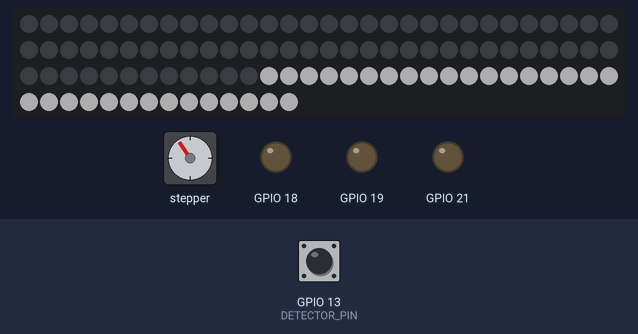
Simulated run of this program. Board: ESP32. Parts: 104 RGB LEDs in strip order, left to right, continuing on the next row, stepper motor, output pins drawn as LEDs (lit = HIGH). The inputs (shaded band) are chosen by the test bench; at power-on: GPIO 13 (DETECTOR_PIN) HIGH. Dim RGB values are drawn brighter than linear; WiFi joins after 1.5 s; servers stay silent unless stated; stepper angles assume 2048 steps per turn; what the program prints to the serial monitor is not drawn.

Above: at 2.3 s.
2.4 s: GPIO 13 (DETECTOR_PIN) driven LOW
At 3.3 s:
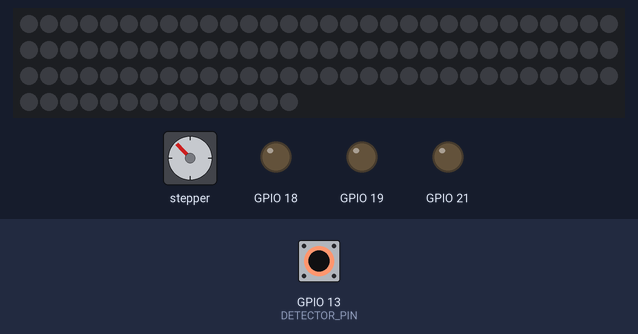
5.1 s: GPIO 13 (DETECTOR_PIN) driven HIGH
At 7.1 s:
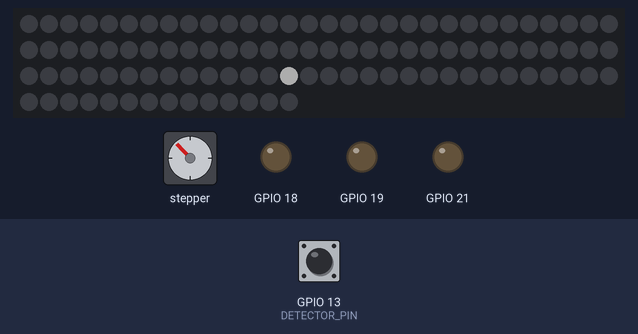
8.1 s: GPIO 13 (DETECTOR_PIN) driven LOW
At 10.2 s:
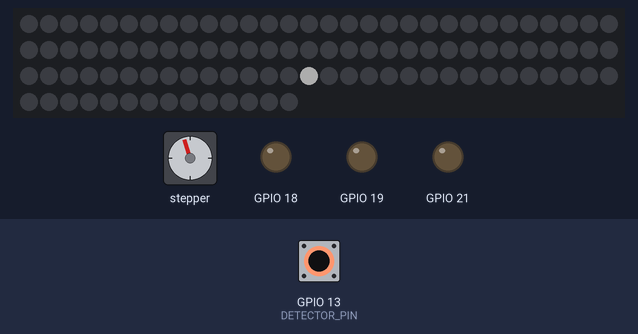
11.1 s: GPIO 13 (DETECTOR_PIN) driven HIGH
13.7 s: GPIO 13 (DETECTOR_PIN) pulsed LOW 2 times (0.12 s each, 0.3 s apart)
At 14.2 s:
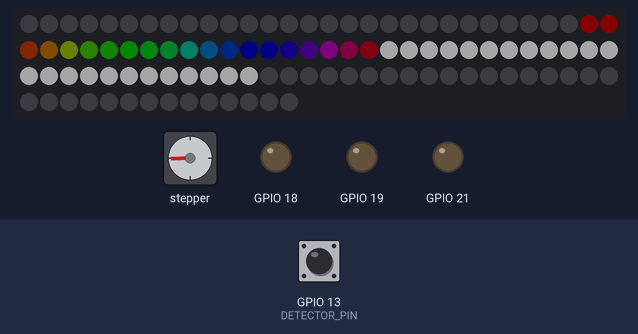
Timing chart, 0 to 27.0 s (numbered marks = the images above; inputs shaded):
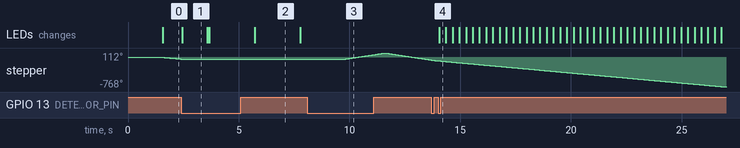

The program:

main.cpp
```cpp
#include <Arduino.h>
#include <Adafruit_NeoPixel.h>
#include <Stepper.h>

// OTA / WiFi is compiled in only when ENABLE_OTA is truthy. Set the env var and
// build (e.g. `ENABLE_OTA=1 pio run`) to include it; when unset or 0 none of the
// WiFi/ArduinoOTA libraries or code are pulled in. See platformio.ini.
#if defined(ENABLE_OTA) && (ENABLE_OTA + 0)
  #define OTA_ENABLED 1
#else
  #define OTA_ENABLED 0
#endif

#if OTA_ENABLED
#include <WiFi.h>
#include <ArduinoOTA.h>

// WiFi credentials come from build flags (see platformio.ini + secrets.ini).
// Fallbacks here just let it compile if you haven't filled secrets.ini yet.
#ifndef WIFI_SSID
#define WIFI_SSID "your-ssid"
#endif
#ifndef WIFI_PASS
#define WIFI_PASS "your-pass"
#endif
#endif // OTA_ENABLED

// Configuration
#define LED_PIN    32
#define NUM_RINGS   5
#define DELAY_MS    100  // Sped it up slightly since there are 104 LEDs now!

const int MOTOR_STEPS = 2048;
const int BIG_WHEEL_STEPS = 30720;
const int REV_STEPS = 30720;

// Amount of steps to ensure the gears engage
const int BUFFER_STEPS = 256;

const float SWITCH_ROT = 225.25;

// Light detector mounted over the outermost ring (ring idx 4). Reads HIGH when an
// LED shines through an aligned hole onto the sensor. Adjust the pin for your wiring.
#define DETECTOR_PIN 13

// Physical angle of that detector around the wheel, in degrees: the wheel rotation
// at which ring-4 LED #0 would sit directly under the sensor. Measure this for your
// build. (Defaults to the mechanical-switch angle as a placeholder.)
const float DETECTOR_DEG = 180;

int motorSpeed = 10;
bool buttonPushed = false;
#if OTA_ENABLED
bool otaReady = false;
bool otaRunning = false;
#endif

Stepper motor(MOTOR_STEPS, 14, 26, 27, 25);//25, 27, 26, 14);

// Define the sizes of your rings

int ringSizes[NUM_RINGS] = {12, 16, 20, 24, 32};
int ringStart[NUM_RINGS] = {0, 12, 28, 48, 72};
float firstHoleDeg[NUM_RINGS] = {
  SWITCH_ROT,
  (float) (SWITCH_ROT + 180.00 / ringSizes[1]),
  SWITCH_ROT,
  SWITCH_ROT,
  SWITCH_ROT,
};
int holeCounts[NUM_RINGS] = {20, 30, 40, 40, 50};

// Total LEDs = 12 + 16 + 20 + 24 + 32 = 104
#define TOTAL_LEDS 104

Adafruit_NeoPixel strip(TOTAL_LEDS, LED_PIN, NEO_GRB + NEO_KHZ800);
uint32_t WHITE = strip.Color(255, 255, 255);
uint32_t RED = strip.Color(255, 0, 0);
uint32_t GREEN = strip.Color(0, 255, 0);
uint32_t BLUE = strip.Color(0, 0, 255);


uint32_t getRainbowColor(float pos, float brightness) {
    // 1. Constrain 'pos' to strictly stay within the 0.0 - 1.0 bounds
    pos -= (int) pos;
    if (pos < 0.0) pos = 0.0;
    if (pos > 1.0) pos = 1.0;

    // 2. Constrain 'brightness' to strictly stay within 0.0 - 1.0 bounds
    if (brightness < 0.0) brightness = 0.0;
    if (brightness > 1.0) brightness = 1.0;

    // 3. Map the 0.0-1.0 float to a 0-255 integer
    byte wheelPos = pos * 255.0;

    // Variables to hold the raw color before brightness is applied
    byte r, g, b;

    // 4. Divide the color wheel into three equal sectors
    if (wheelPos < 85) {
        // Sector 1: Red fading to Green
        r = 255 - wheelPos * 3;
        g = wheelPos * 3;
        b = 0;
    } else if (wheelPos < 170) {
        // Sector 2: Green fading to Blue
        wheelPos -= 85;
        r = 0;
        g = 255 - wheelPos * 3;
        b = wheelPos * 3;
    } else {
        // Sector 3: Blue fading to Red
        wheelPos -= 170;
        r = wheelPos * 3;
        g = 0;
        b = 255 - wheelPos * 3;
    }

    // 5. Apply the brightness multiplier and return the final color
    return strip.Color(r * brightness, g * brightness, b * brightness);
}

// ---------------------------------------------------------------------------
// Initial position detection (startup calibration)
//
// Establishes where 0 deg is by finding which ring-4 LED sits under the light
// detector, then centring on it. See SPEC.md "Initial position detection".
// ---------------------------------------------------------------------------

long wheelSteps = 0;       // total motor steps since boot; never reset
long zeroStepOffset = 0;   // value of wheelSteps that corresponds to 0 deg
bool calibrated = false;

// How long the detector line must hold a value before calibration trusts it.
#define DETECTOR_DEBOUNCE_MS 50

// How long a flipped reading must persist before an edge sweep believes it.
#define DETECTOR_EDGE_DEBOUNCE_MS 5

// Single raw sample of the detector line. True when light is reaching the sensor
// through a hole. Flip the comparison if your sensor is active-low; if it's
// analog, swap for an analogRead() threshold.
int lastDetectorRead = -1;
bool detectorRaw() {
  int read = digitalRead(DETECTOR_PIN);
  if (read != lastDetectorRead) {
    lastDetectorRead = read;
    Serial.printf(
        "%03d] Detector %s [steps=%d]\n",
        millis(), read == LOW ? "on" : "off", wheelSteps
      );
  }
  return read == LOW;
}

// Debounced read used during calibration: returns a value only once the line has
// held it steady for DETECTOR_DEBOUNCE_MS, so a brief glitch at a hole edge isn't
// counted. The stability window restarts whenever a sample differs; an overall
// cap stops it spinning forever if the line never settles.
bool detectorReads() {
  bool value = detectorRaw();
  unsigned long stableSince = millis();
  unsigned long start = stableSince;
  while (millis() - stableSince < DETECTOR_DEBOUNCE_MS) {
    bool sample = detectorRaw();
    if (sample != value) {
      value = sample;
      stableSince = millis();   // changed: restart the 5 ms window
    }
    if (millis() - start > 50) break;  // never settled; take the latest sample
  }
  return value;
}

// Detector read tuned for finding an edge while the wheel is stepping. We tell it
// the value we expect to still be seeing; as long as the line agrees it returns
// immediately, so sweeping across a long ON (or OFF) run costs nothing. Only when a
// sample flips away from `expected` do we pause, holding it for
// DETECTOR_EDGE_DEBOUNCE_MS to reject a hole-edge glitch before trusting the change.
// Unlike detectorReads(), there is no fixed per-call wait.
bool detectorHolds(bool expected) {
  if (detectorRaw() == expected) return true;
  unsigned long changedAt = millis();
  while (millis() - changedAt < DETECTOR_EDGE_DEBOUNCE_MS) {
    if (detectorRaw() == expected) return true;  // glitch; snapped back
  }
  return false;  // the flip held: a real edge
}

// Step the wheel by `steps` in the running direction, keeping wheelSteps in sync.
void stepWheel(long steps) {
  motor.step(-steps);
  wheelSteps += steps;
}

void setAllLeds(uint32_t color) {
  for (int i = 0; i < TOTAL_LEDS; i++) strip.setPixelColor(i, color);
  strip.show();
}

void setRingLeds(int ring, uint32_t color) {
  strip.clear();
  for (int i = ringStart[ring]; i < ringStart[ring] + ringSizes[ring]; i++) {
    strip.setPixelColor(i, color);
  }
  strip.show();
}

void setOneLed(int idx, uint32_t color) {
  strip.clear();
  strip.setPixelColor(idx, color);
  strip.show();
}

// Wait (wheel stationary) for the detector to reach `target`, returning how long
// that took in ms. Bounded so a missing/stuck sensor can't hang startup.
unsigned long waitDetector(bool target) {
  unsigned long start = millis();
  delay(25);
  while (millis() - start < 1000) {
    if (detectorReads() == target) {
      return millis() - start;
    }
    /* spin */
  }
  Serial.printf("Detector read timeout waiting for %d\n", target);
  return 1000;
}

// Current wheel rotation in [0,360); meaningful only once calibrated.
float currentRotationDeg() {
  float deg = fmodf((wheelSteps - zeroStepOffset) * 360.0f / BIG_WHEEL_STEPS, 360.0f);
  if (deg < 0) deg += 360.0f;
  return deg;
}

void calibrate() {
  Serial.println("Calibration: searching for zero...");

  Serial.printf("% 4dms] Step 0. Ensure detector is not broken\n", millis());
  setAllLeds(0);
  if (detectorReads()) {
    Serial.println("Calibration FAILED: no detector found.");
    return;
  }

  // 1. Light everything and rotate until a hole lines an LED up with the detector.
  Serial.printf("% 4dms] Step 1. Find initial position\n", millis());
  setRingLeds(4, WHITE);
  long startSteps = wheelSteps;
  while (!detectorHolds(true) && (wheelSteps - startSteps) < BIG_WHEEL_STEPS) {
    stepWheel(3);
  }
  if (!detectorReads()) {
    Serial.println("Calibration FAILED: no hole/detector alignment found.");
    return;
  }

  // 2. Measure the detector's OFF switching time (light removed -> reads 0).
  setAllLeds(0);
  delay(100);
  unsigned long offTime = waitDetector(false);
  Serial.printf("% 4dms] Step 2. Wait until off (%dms)\n", millis(), offTime);

  // 3. Measure the ON switching time (light restored -> reads 1).
  setRingLeds(4, WHITE);
  unsigned long onTime = waitDetector(true);
  Serial.printf("% 4dms] Step 3. Wait until back on (%dms)\n", millis(), onTime);

  // Settle interval for the per-LED sweep: double the slower switch time.
  unsigned long settle = 2 * max(offTime, onTime);
  if (settle < 5) settle = 5;
  Serial.printf("% 4dms] Switch times: off=%lums on=%lums -> settle=%lums\n",
                millis(), offTime, onTime, settle);

  // 4. Light one ring-4 LED at a time; the one that reaches the detector is ours.
  int chosen = -1;
  for (int p = 0; p < ringSizes[4]; p++) {
    setOneLed(ringStart[4] + p, WHITE);
    delay(settle);
    if (detectorReads()) { chosen = p; break; }
  }
  if (chosen < 0) {
    Serial.println("Calibration FAILED: no single LED lit the detector.");
    return;
  }
  Serial.printf("% 4dms] Chosen ring-4 LED: pixel %d (strip index %d)\n",
                millis(), chosen, ringStart[4] + chosen);

  // 5. Centre on the chosen LED by measuring the span over which it lights the
  //    detector. The wheel is sitting inside that ON pulse now, so rotate both ways
  //    to find each edge of *this* pulse and take the midpoint — no need to leave it
  //    and chase the next one. We use detectorHolds() so stepping across the span
  //    costs nothing; we only wait when a reading flips, to confirm a real edge.
  setOneLed(ringStart[4] + chosen, WHITE);

  Serial.printf("% 4dms] Step 5a. Reverse until detector is off\n", millis());
  while (detectorHolds(true)) stepWheel(-1);

  // Make sure we overshoot a little, so that the gear has a chance to engage in the
  // forward pass, since there's a bit of give in each direction.
  stepWheel(-BUFFER_STEPS);

  Serial.printf("% 4dms] Step 5b. Step until detector back on\n", millis());
  while (detectorHolds(false)) stepWheel(1);  // back into the ON span
  long highEdge = wheelSteps;

  Serial.printf("% 4dms] Step 5c. Step until detector is off again\n", millis());
  while (detectorHolds(true)) stepWheel(1);   // Went off
  long lowEdge = wheelSteps;

  long centerSteps = (highEdge + lowEdge) / 2;
  Serial.printf("% 4dms] Result: %d steps\n", millis(), centerSteps);

  // 6. The chosen LED is now known to be centred under the detector, so the wheel
  //    rotation there is DETECTOR_DEG minus the LED's own angle within its ring.
  float ledAngle = chosen * 360.0f / ringSizes[4];
  float rotationAtCenter = DETECTOR_DEG - ledAngle;
  zeroStepOffset = centerSteps - lroundf(rotationAtCenter * BIG_WHEEL_STEPS / 360.0f);
  calibrated = true;

  Serial.printf("Calibration done: centerSteps=%ld, rotation there=%.2f deg, "
                "zeroStepOffset=%ld\n", centerSteps, rotationAtCenter, zeroStepOffset);
}

#if OTA_ENABLED
void setupOTA() {
  WiFi.mode(WIFI_STA);
  WiFi.begin(WIFI_SSID, WIFI_PASS);

  // Bounded wait — don't hang the wheel forever if the network is down.
  unsigned long start = millis();
  while (WiFi.status() != WL_CONNECTED && millis() - start < 10000) {
    delay(250);
    Serial.print('.');
  }

  if (WiFi.status() != WL_CONNECTED) {
    Serial.println("\nWiFi failed; running without OTA.");
    return;
  }

  ArduinoOTA.setHostname("led-wheel");
  ArduinoOTA.setPassword("wFemjxN28");

  ArduinoOTA.onStart([]() {
    // Stop the motor and blank the LEDs so the flash write runs cleanly.
    motorSpeed = 0;
    otaRunning = true;
    strip.clear();
    strip.show();
    Serial.println("OTA update starting...");
  });
  ArduinoOTA.onProgress([](unsigned int done, unsigned int total) {
    Serial.printf("OTA %u%%\r", (done * 100) / total);
  });
  ArduinoOTA.onError([](ota_error_t err) {
    Serial.printf("\nOTA error %u\n", err);
  });
  ArduinoOTA.onEnd([]() { Serial.println("\nOTA done, rebooting."); });

  ArduinoOTA.begin();
  otaReady = true;
  Serial.print("OTA ready at ");
  Serial.println(WiFi.localIP());
}
#endif // OTA_ENABLED

void setDisco(bool red, bool green, bool blue) {
  digitalWrite(19, !red);
  digitalWrite(21, !green);
  digitalWrite(18, !blue);
}
void setup() {
  Serial.begin(115200);
  motor.setSpeed(15);

  pinMode(DETECTOR_PIN, INPUT);

  pinMode(18, OUTPUT);
  pinMode(19, OUTPUT);
  pinMode(21, OUTPUT);
  setDisco(true, true, true);

  strip.begin();
  strip.show();
  strip.setBrightness(50);

#if OTA_ENABLED
  setupOTA();
#endif

  calibrate();

  Serial.println("--- Multi-Ring Controller Ready ---");
}

float ringDistance(float ring, float point) {
  /** Calculate the distance between rings */
  return min(fabsf(ring - point), fabsf(NUM_RINGS + ring - point));
}

uint32_t pixelColor(
    float wheelDegrees,

    int i,
    int ring,
    int ringPixel
) {
  // Where this LED currently sits, in degrees, as the wheel turns. The
  // LEDs are evenly spaced around the ring, and the whole ring is rotated
  // by `degrees`.
  float pixelDeg = fmod(
      ((ringPixel * 360.0f) / ringSizes[ring] - wheelDegrees) + 270, 360.0);
  if (pixelDeg < 0) pixelDeg += 360.0;

  // Holes are evenly spaced too, with the first one at firstHoleDeg[ring].
  // Reduce the gap from that first hole into a single hole spacing, then
  // centre it so it measures the distance to the *nearest* hole.
  float holeSpacing = 360.0f / holeCounts[ring];
  float distanceToClosestHole = fmodf(pixelDeg - firstHoleDeg[ring], holeSpacing);
  if (distanceToClosestHole >  holeSpacing / 2) distanceToClosestHole -= holeSpacing;
  if (distanceToClosestHole < -holeSpacing / 2) distanceToClosestHole += holeSpacing;
  // distanceToClosestHole < 0  -> the hole is still coming up
  // distanceToClosestHole > 0  -> the hole has just passed

  // Light the pixel brightest when it lines up with a hole, fading out as
  // it moves away. (Tweak this to taste.)
  float closeness = 1.0f - fabsf(distanceToClosestHole) / (holeSpacing / 2);
  if (closeness < 0) closeness = 0;


  float ringP = fmodf(millis() / (5000.0f), NUM_RINGS);
  float ringP2 = fmodf(millis() / (5000.0f) + 2500, NUM_RINGS);

  float brightness = 1 - min(ringDistance(ring, ringP), ringDistance(ring, ringP));
  if (brightness < 0) brightness = 0;

  byte b = (byte) (brightness * 255);

  // First/fourth ring bright white (split light)
  if (ring == 0 || ring == 3) return strip.Color(b, b, b);

  // Second ring in rainbow mode
  if (ring == 2) {
    return getRainbowColor(pixelDeg / 360.f + millis() / 3000.0f, brightness);
  }

  // Fifth ring is fast rainbow
  if (ring == 4) {
    return getRainbowColor(pixelDeg / 360.f + millis() / 1000.0f, brightness);
  }

  /*** Light pixels up by their distance to a hole ***/
  if (distanceToClosestHole < 0) {
    return strip.Color((byte) (closeness * brightness * 255), 0, 0);
  } else {
    return strip.Color(0, (byte) (closeness * brightness * 255), 0);
  }

  /** Light up just the top, 340-360deg in green, 0-20 deg in red **/
  if (pixelDeg > 0 && pixelDeg < 20) {
    return strip.Color(255, 0, 0);
  } else if (pixelDeg > 340) {
    return strip.Color(0, 255, 0);
  }

  return 0; //getRainbowColor(pixelDeg / 360.0f);

  if (pixelDeg < 90) {
    return strip.Color(255, 0, 0);
  } else if (pixelDeg < 180) {
    return strip.Color(0, 255, 0);
  } else if (pixelDeg < 270) {
    return strip.Color(0, 0, 255);
  }
  return strip.Color(0, 0, 0);
}

void loop() {
#if OTA_ENABLED
  if (otaReady) ArduinoOTA.handle();
  if (otaRunning) {
    return;
  }
#endif

  static unsigned long lastReportMs = millis();

  strip.clear();
  unsigned long now = millis();

  // Enable strobe effect
  bool on = true;
  setDisco(on, on, on);

  // Current rotation of the wheel since the last switch trigger.
  // @todo: note if not calibrated
  float degrees = currentRotationDeg();

  // Walk every pixel in the chain, tracking which ring it belongs to and
  // its index within that ring.
  int ring = 0;
  int ringPixel = 0;
  for (int i = 0; i < TOTAL_LEDS; i++) {
    if (on) {
      strip.setPixelColor(i, pixelColor(degrees, i, ring, ringPixel));
    }

    ringPixel += 1;
    if (ringPixel >= ringSizes[ring]) {
      ringPixel = 0;
      ring += 1;
    }
  }

  strip.show();
  stepWheel(motorSpeed);

  if (now - lastReportMs >= 50) {
    if (!calibrated) {
      Serial.print("UNCALIBRATED ");
    }
    Serial.print("Rotation: ");
    Serial.print(degrees);
    Serial.println(" deg");
    lastReportMs = now;
  }
}
```

Measured:
- after the input at 2.4 s, stepper: stops changing and stays -44°; the LEDs: change after 0.05 s (image 1)
- after the input at 5.1 s, stepper: stops changing and stays -44°; the LEDs: change after 0.62 s (image 2)
- after the input at 8.1 s, stepper: keeps turning clockwise at about 88°/s, starting after 1.7 s
- after the input at 13.7 s, the LEDs: change after 0.35 s (image 4)
- what the display in image 1 shows lasts 1.1 s, from 2.5 s to 3.6 s
